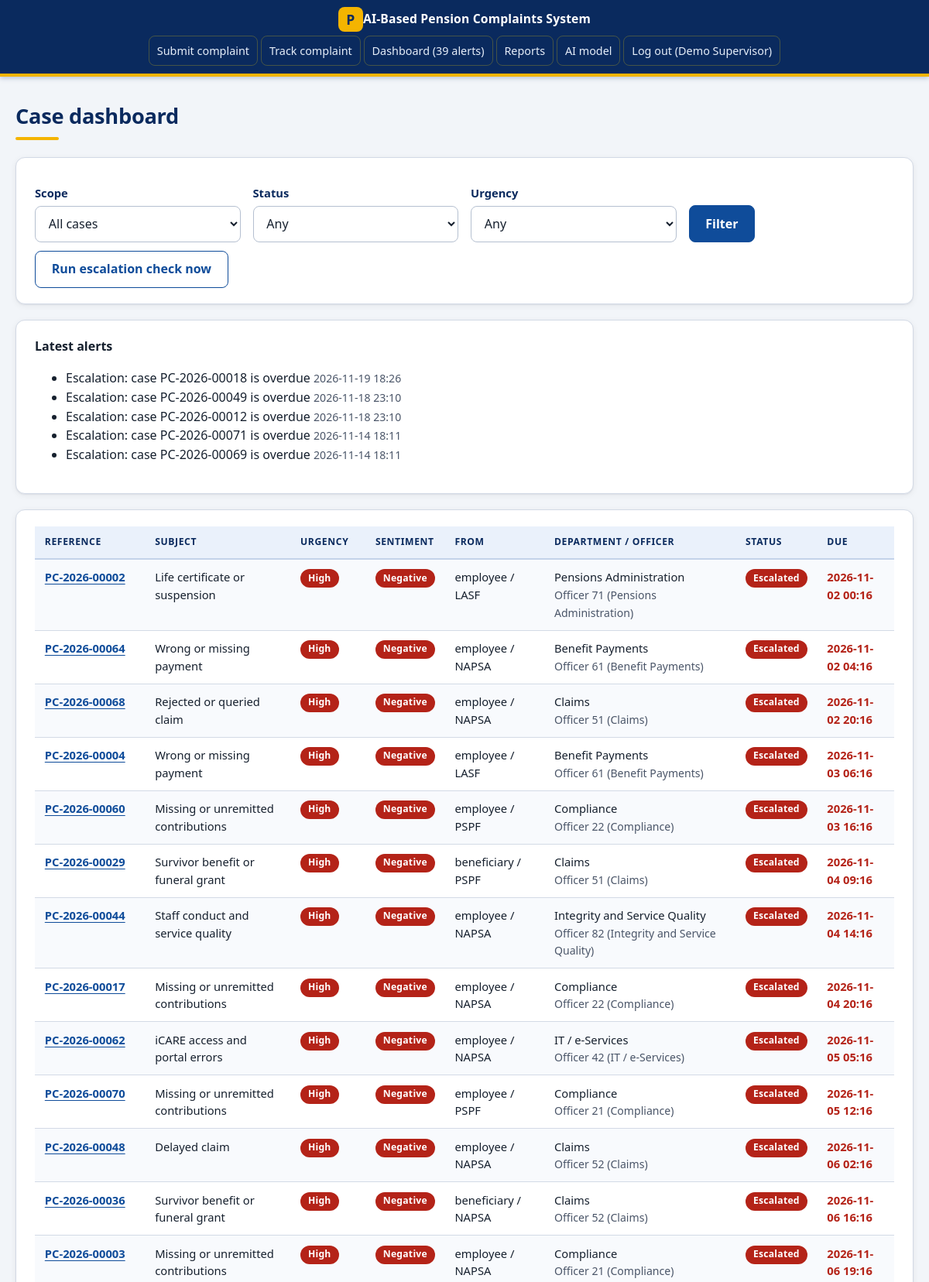
/dashboard (signed in, upper part), run on the app's committed database.
### tables this page shows
CREATE TABLE notifications (notification_id INTEGER PRIMARY KEY, officer_id INTEGER, complaint_id INTEGER, message TEXT, created_at TEXT);

CREATE TABLE predictions (prediction_id INTEGER PRIMARY KEY, complaint_id INTEGER, category TEXT, urgency TEXT, sentiment TEXT, confidence REAL, needs_review INTEGER,
  model_version TEXT, corrected_category TEXT, corrected_urgency TEXT, corrected_sentiment TEXT);

CREATE TABLE complaints (complaint_id INTEGER PRIMARY KEY, reference_no TEXT UNIQUE, complainant_id INTEGER, department_id INTEGER, officer_id INTEGER,
  text TEXT, status TEXT, created_at TEXT, due_at TEXT, resolved_at TEXT, is_escalated INTEGER DEFAULT 0);

CREATE TABLE complainants (complainant_id INTEGER PRIMARY KEY, institution_id INTEGER, role TEXT, full_name TEXT, contact TEXT);

CREATE TABLE institutions (institution_id INTEGER PRIMARY KEY, code TEXT, name TEXT);

CREATE TABLE departments (department_id INTEGER PRIMARY KEY, name TEXT);

CREATE TABLE officers (officer_id INTEGER PRIMARY KEY, department_id INTEGER, username TEXT UNIQUE, full_name TEXT, role TEXT, password_hash TEXT);

### app.py (the view)
@app.route('/dashboard')
@staff()
def dashboard():
    con = db(); run_escalations(con)
    f = {k: request.args.get(k, '') for k in ('status', 'urgency', 'scope')}
    where, args = [], []
    scope = f['scope'] or ('mine' if session['role'] == 'officer' else 'all')
    if scope == 'mine' and session['role'] == 'officer': where.append('c.officer_id=?'); args.append(session['uid'])
    if f['status']: where.append('c.status=?'); args.append(f['status'])
    if f['urgency']: where.append('COALESCE(p.corrected_urgency,p.urgency)=?'); args.append(f['urgency'])
    rows = q(f"""SELECT c.*, COALESCE(p.corrected_category,p.category) cat, COALESCE(p.corrected_urgency,p.urgency) urg, COALESCE(p.corrected_sentiment,p.sentiment) sent, p.needs_review,
        d.name dept, o.full_name officer, cm.role crole, i.code inst FROM complaints c JOIN predictions p ON p.complaint_id=c.complaint_id JOIN departments d ON d.department_id=c.department_id
        LEFT JOIN officers o ON o.officer_id=c.officer_id JOIN complainants cm ON cm.complainant_id=c.complainant_id JOIN institutions i ON i.institution_id=cm.institution_id
        {'WHERE ' + ' AND '.join(where) if where else ''} ORDER BY CASE c.status WHEN 'Escalated' THEN 0 WHEN 'Resolved' THEN 2 WHEN 'Closed' THEN 3 ELSE 1 END,
        CASE COALESCE(p.corrected_urgency,p.urgency) WHEN 'high' THEN 0 WHEN 'medium' THEN 1 ELSE 2 END, c.due_at LIMIT 200""", args)
    notes = q('SELECT n.message, n.created_at FROM notifications n WHERE officer_id=? ORDER BY notification_id DESC LIMIT 5', (session['uid'],))
    return render_template('dashboard.html', rows=rows, f=f, scope=scope, notes=notes)

### app.py (called while the page is built)
def db():
    if 'db' not in g:
        g.db = sqlite3.connect(DB_PATH); g.db.row_factory = sqlite3.Row
    return g.db

def q(sql, args=(), one=False):
    cur = db().execute(sql, args); rows = cur.fetchall()
    return (rows[0] if rows else None) if one else rows

def staff(*roles):
    def deco(f):
        @wraps(f)
        def w(*a, **k):
            if 'uid' not in session: return redirect(url_for('login', next=request.path))
            if roles and session['role'] not in roles: abort(403)
            return f(*a, **k)
        return w
    return deco

@app.context_processor
def inject():
    unread = 0
    if 'uid' in session: unread = q('SELECT COUNT(*) n FROM notifications WHERE officer_id=?', (session['uid'],), one=True)['n']
    return dict(session=session, CATEGORIES=CATEGORIES, STATUSES=STATUSES, notif_count=unread, now=now())

@app.template_filter('dt')
def dt(v): return v[:16] if v else '-'

### PROTOTYPE/templates/dashboard.html
{% extends 'base.html' %}{% block content %}<h1>Case dashboard</h1>
<div class="card"><form method="get" class="row"><div><label>Scope</label><select name="scope"><option value="mine" {{ 'selected' if scope=='mine' }}>My cases</option><option value="all" {{ 'selected' if scope=='all' }}>All cases</option></select></div>
<div><label>Status</label><select name="status"><option value="">Any</option>{% for s in STATUSES %}<option {{ 'selected' if f.status==s }}>{{ s }}</option>{% endfor %}</select></div>
<div><label>Urgency</label><select name="urgency"><option value="">Any</option>{% for u in ['high','medium','low'] %}<option {{ 'selected' if f.urgency==u }}>{{ u }}</option>{% endfor %}</select></div>
<div style="align-self:end"><button>Filter</button></div></form>
{% if session.role in ('supervisor','admin') %}<form method="post" action="{{ url_for('admin_escalate') }}" style="margin-top:.7rem"><button class="alt">Run escalation check now</button></form>{% endif %}</div>
{% if notes %}<div class="card"><b>Latest alerts</b><ul>{% for n in notes %}<li>{{ n.message }} <span class="muted">{{ n.created_at|dt }}</span></li>{% endfor %}</ul></div>{% endif %}
<div class="card" style="overflow-x:auto"><table><tr><th>Reference</th><th>Subject</th><th>Urgency</th><th>Sentiment</th><th>From</th><th>Department / officer</th><th>Status</th><th>Due</th></tr>
{% for r in rows %}<tr><td><a href="{{ url_for('case', cid=r.complaint_id) }}">{{ r.reference_no }}</a>{% if r.needs_review %} <span class="badge" title="Low AI confidence">review</span>{% endif %}</td><td>{{ CATEGORIES[r.cat] }}</td>
<td><span class="badge {{ r.urg }}">{{ r.urg }}</span></td><td><span class="badge {{ r.sent }}">{{ r.sent }}</span></td><td>{{ r.crole }} / {{ r.inst }}</td><td>{{ r.dept }}<br><span class="muted">{{ r.officer }}</span></td>
<td><span class="badge st-{{ r.status }}">{{ r.status }}</span></td><td class="{{ 'overdue' if r.status == 'Escalated' }}">{{ r.due_at|dt }}</td></tr>
{% else %}<tr><td colspan="8">No cases match.</td></tr>{% endfor %}</table></div>{% endblock %}

### PROTOTYPE/static/style.css (style rules this page uses)
:root { --navy: #0A2A5E; --blue: #0F4C9A; --blue-dark: #0B3B7A; --blue-tint: #EAF1FB; --gold: #F4B400; --gold-tint: #FFF4CC; --ink: #16202E; --muted: #4A5568; --line: #D3DAE6; --bg: #F2F5F9; --danger: #B42318; --warn: #B54708; --success: #067647; --neutral: #475467; --radius: 12px; --shadow: 0 1px 2px rgba(16, 24, 40, .06), 0 2px 8px rgba(16, 24, 40, .06); }
* { box-sizing: border-box }
html { font-size: 16px; -webkit-text-size-adjust: 100% }
body { margin: 0; background: var(--bg); color: var(--ink); font-family: "Segoe UI", system-ui, -apple-system, Calibri, Arial, sans-serif; line-height: 1.55 }
a { color: var(--blue); text-underline-offset: 3px }
h1 { margin: .1rem 0 1.4rem; color: var(--navy); font-size: 1.7rem; line-height: 1.25; letter-spacing: -.01em }
h1::after { content: ""; display: block; width: 56px; height: 4px; margin-top: .6rem; border-radius: 2px; background: var(--gold) }
.card { background: #fff; border: 1px solid var(--line); border-radius: var(--radius); padding: 1.3rem 1.5rem; margin-bottom: 1.25rem; box-shadow: var(--shadow) }
.row { display: grid; grid-template-columns: repeat(auto-fit, minmax(min(100%, 200px), 1fr)); gap: 1rem }
.muted { color: var(--muted); font-size: .88rem }
label { display: block; margin: .85rem 0 .3rem; font-weight: 600; font-size: .92rem; color: var(--navy) }
input, select, textarea { width: 100%; padding: .65rem .8rem; border: 1px solid #B5C0D0; border-radius: 8px; background: #fff; color: var(--ink); font: inherit; transition: border-color .15s, box-shadow .15s }
button, .btn { display: inline-block; padding: .65rem 1.3rem; border: 1px solid var(--blue); border-radius: 8px; background: var(--blue); color: #fff; font: inherit; font-weight: 600; text-decoration: none; cursor: pointer; transition: background .15s, box-shadow .15s }
button.alt, .btn.alt { background: #fff; color: var(--blue) }
table { width: 100%; border-collapse: collapse; font-size: .92rem }
th, td { padding: .7rem .8rem; border-bottom: 1px solid var(--line); text-align: left; vertical-align: top }
th { background: var(--blue-tint); color: var(--navy); font-size: .76rem; font-weight: 700; text-transform: uppercase; letter-spacing: .05em; border-bottom: 2px solid #C3D3EA; white-space: nowrap }
tr:nth-child(even) td { background: #F8FAFD }
td a { font-weight: 600 }
.badge { display: inline-block; padding: .16rem .62rem; border-radius: 999px; background: var(--neutral); color: #fff; font-size: .76rem; font-weight: 700; letter-spacing: .02em; text-transform: capitalize; white-space: nowrap; vertical-align: middle }
.high, .negative, .st-Escalated { background: var(--danger) }
.overdue { color: var(--danger); font-weight: 700 }

### data on the page
notifications: message "Escalation: case PC-2026-00018 is overdue", created_at|dt "2026-11-19 18:26"
notifications: message "Escalation: case PC-2026-00049 is overdue", created_at|dt "2026-11-18 23:10"
notifications: message "Escalation: case PC-2026-00012 is overdue", created_at|dt "2026-11-18 23:10"
notifications: message "Escalation: case PC-2026-00071 is overdue", created_at|dt "2026-11-14 18:11"
notifications: message "Escalation: case PC-2026-00069 is overdue", created_at|dt "2026-11-14 18:11"
predictions: reference_no "PC-2026-00002", CATEGORIES "Life certificate or suspension", urg "High", sent "Negative", crole "employee", inst "LASF", dept "Pensions Administration", officer "Officer 71 (Pensions Administration)", status "Escalated", due_at|dt "2026-11-02 00:16"
predictions: reference_no "PC-2026-00064", CATEGORIES "Wrong or missing payment", urg "High", sent "Negative", crole "employee", inst "NAPSA", dept "Benefit Payments", officer "Officer 61 (Benefit Payments)", status "Escalated", due_at|dt "2026-11-02 04:16"
predictions: reference_no "PC-2026-00068", CATEGORIES "Rejected or queried claim", urg "High", sent "Negative", crole "employee", inst "NAPSA", dept "Claims", officer "Officer 51 (Claims)", status "Escalated", due_at|dt "2026-11-02 20:16"
predictions: reference_no "PC-2026-00004", CATEGORIES "Wrong or missing payment", urg "High", sent "Negative", crole "employee", inst "LASF", dept "Benefit Payments", officer "Officer 61 (Benefit Payments)", status "Escalated", due_at|dt "2026-11-03 06:16"
predictions: reference_no "PC-2026-00060", CATEGORIES "Missing or unremitted contributions", urg "High", sent "Negative", crole "employee", inst "PSPF", dept "Compliance", officer "Officer 22 (Compliance)", status "Escalated", due_at|dt "2026-11-03 16:16"
predictions: reference_no "PC-2026-00029", CATEGORIES "Survivor benefit or funeral grant", urg "High", sent "Negative", crole "beneficiary", inst "PSPF", dept "Claims", officer "Officer 51 (Claims)", status "Escalated", due_at|dt "2026-11-04 09:16"
predictions: reference_no "PC-2026-00044", CATEGORIES "Staff conduct and service quality", urg "High", sent "Negative", crole "employee", inst "NAPSA", dept "Integrity and Service Quality", officer "Officer 82 (Integrity and Service Quality)", status "Escalated", due_at|dt "2026-11-04 14:16"
predictions: reference_no "PC-2026-00017", CATEGORIES "Missing or unremitted contributions", urg "High", sent "Negative", crole "employee", inst "NAPSA", dept "Compliance", officer "Officer 22 (Compliance)", status "Escalated", due_at|dt "2026-11-04 20:16"
predictions: reference_no "PC-2026-00062", CATEGORIES "iCARE access and portal errors", urg "High", sent "Negative", crole "employee", inst "NAPSA", dept "IT / e-Services", officer "Officer 42 (IT / e-Services)", status "Escalated", due_at|dt "2026-11-05 05:16"
predictions: reference_no "PC-2026-00070", CATEGORIES "Missing or unremitted contributions", urg "High", sent "Negative", crole "employee", inst "PSPF", dept "Compliance", officer "Officer 21 (Compliance)", status "Escalated", due_at|dt "2026-11-05 12:16"
predictions: reference_no "PC-2026-00048", CATEGORIES "Delayed claim", urg "High", sent "Negative", crole "employee", inst "NAPSA", dept "Claims", officer "Officer 52 (Claims)", status "Escalated", due_at|dt "2026-11-06 02:16"
predictions: reference_no "PC-2026-00036", CATEGORIES "Survivor benefit or funeral grant", urg "High", sent "Negative", crole "beneficiary", inst "NAPSA", dept "Claims", officer "Officer 52 (Claims)", status "Escalated", due_at|dt "2026-11-06 16:16"
predictions: reference_no "PC-2026-00003", CATEGORIES "Missing or unremitted contributions", urg "High", sent "Negative", crole "employee", inst "NAPSA", dept "Compliance", officer "Officer 21 (Compliance)", status "Escalated", due_at|dt "2026-11-06 19:16"

### other printed values
{{ notif_count }} "39"
{{ session.name }} "Demo Supervisor"
